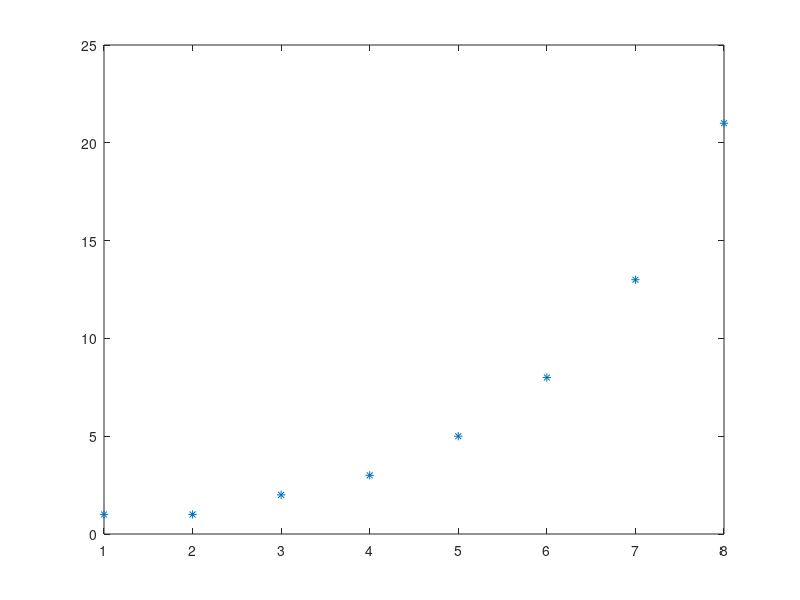

Source code (MATLAB):
numero = 8;
fib = zeros(1,numero);
fib(1) = 1;
fib(2) = 1;
for i = 3:numero
    fib(i) = fib(i-1) + fib(i-2);
end
fib
plot(fib, '*')